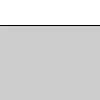
Frame 1 (no input)
Frame 60 (the mouse pressed at the canvas centre just before this capture): identical to frame 1, image omitted
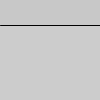
Frame 120 (the mouse held since frame 60 and released just before this capture)

The Processing sketch that drew these frames (run headless with seeded random() and noise(); from frame 60 on, the mouse is pressed at the canvas centre):

// Processing sketch: L4_1a
// ── L4_1a.pde
void setup() {
  size(100, 100);
}

void draw() {
  line(0, 25, 100, 25);
  noFill();
  noStroke();
  rect(0, 0, 100, 25);
  if (mouseY < height / 4) {
    fill(255);
    rect(0, 0, 100, 25);
  } 
  
  else {
    fill(200);
    rect(0, 0, 100, 25);
  }
  
}
